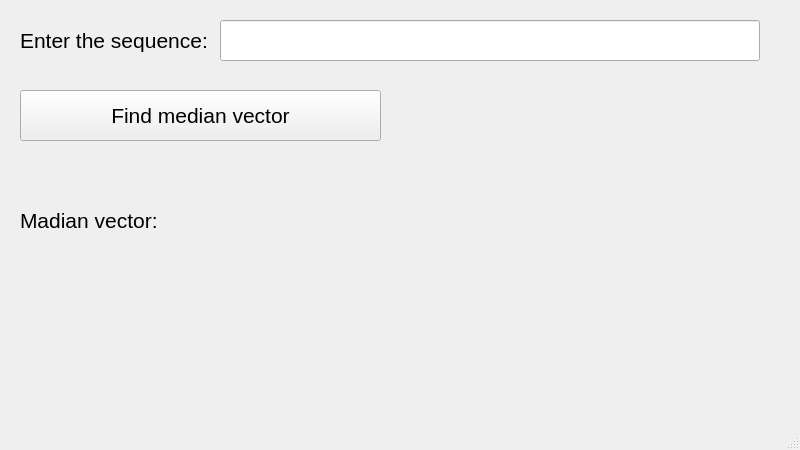
<?xml version="1.0" encoding="UTF-8"?>
<ui version="4.0">
 <class>MainWindow</class>
 <widget class="QMainWindow" name="MainWindow">
  <property name="geometry">
   <rect>
    <x>0</x>
    <y>0</y>
    <width>800</width>
    <height>450</height>
   </rect>
  </property>
  <property name="windowTitle">
   <string>MainWindow</string>
  </property>
  <widget class="QWidget" name="centralwidget">
   <widget class="QLabel" name="label">
    <property name="geometry">
     <rect>
      <x>20</x>
      <y>20</y>
      <width>191</width>
      <height>41</height>
     </rect>
    </property>
    <property name="font">
     <font>
      <pointsize>16</pointsize>
     </font>
    </property>
    <property name="text">
     <string>Enter the sequence:</string>
    </property>
   </widget>
   <widget class="QLineEdit" name="lineEdit">
    <property name="geometry">
     <rect>
      <x>220</x>
      <y>20</y>
      <width>540</width>
      <height>41</height>
     </rect>
    </property>
    <property name="font">
     <font>
      <pointsize>16</pointsize>
     </font>
    </property>
   </widget>
   <widget class="QPushButton" name="pushButton">
    <property name="geometry">
     <rect>
      <x>20</x>
      <y>90</y>
      <width>361</width>
      <height>51</height>
     </rect>
    </property>
    <property name="font">
     <font>
      <pointsize>16</pointsize>
     </font>
    </property>
    <property name="text">
     <string>Find median vector</string>
    </property>
   </widget>
   <widget class="QLabel" name="label_2">
    <property name="geometry">
     <rect>
      <x>20</x>
      <y>200</y>
      <width>141</width>
      <height>40</height>
     </rect>
    </property>
    <property name="font">
     <font>
      <pointsize>16</pointsize>
     </font>
    </property>
    <property name="text">
     <string>Madian vector:</string>
    </property>
   </widget>
   <widget class="QLabel" name="label_3">
    <property name="geometry">
     <rect>
      <x>170</x>
      <y>200</y>
      <width>591</width>
      <height>41</height>
     </rect>
    </property>
    <property name="font">
     <font>
      <pointsize>16</pointsize>
     </font>
    </property>
    <property name="text">
     <string/>
    </property>
   </widget>
  </widget>
  <widget class="QMenuBar" name="menubar">
   <property name="geometry">
    <rect>
     <x>0</x>
     <y>0</y>
     <width>800</width>
     <height>22</height>
    </rect>
   </property>
  </widget>
  <widget class="QStatusBar" name="statusbar"/>
 </widget>
 <resources/>
 <connections/>
</ui>
